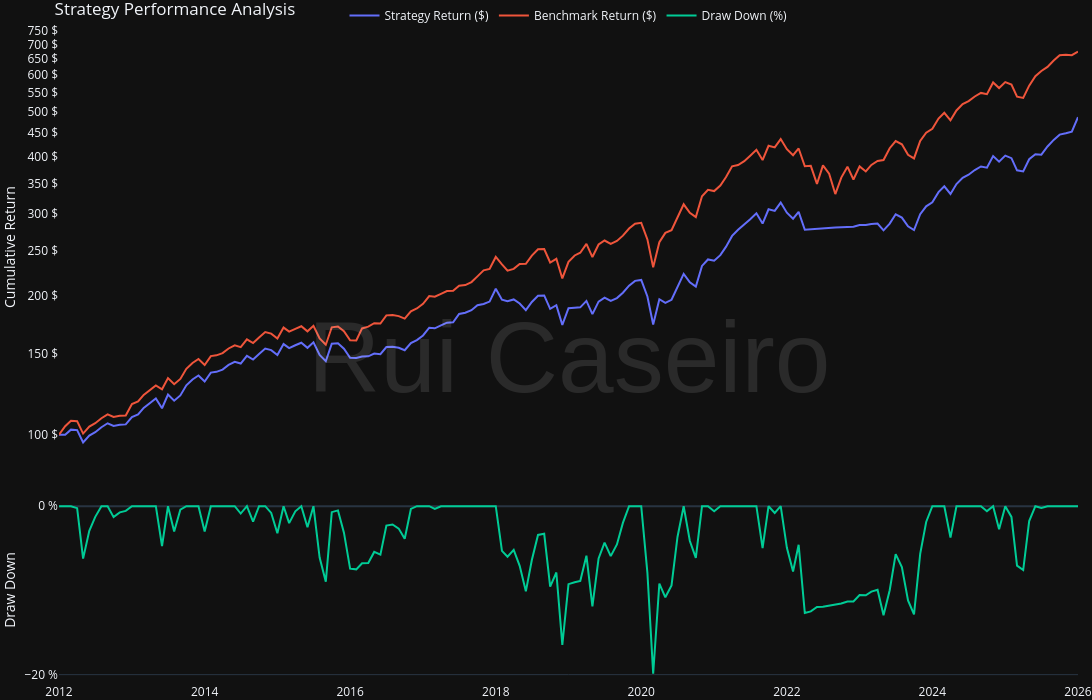

Notebook cell for this chart:
### Markdown cell above
#### Returns Analysis

### Code cell
main.plot_strategy_performance(os_result.returns, os_result.benchmark)

### Figure 1 — Plotly figure (JSON) as saved in the notebook; plotly's stock layout.template omitted (floating-point values rounded to 4 significant figures; data arrays with more than 128 entries replaced by an {"elided": "..."} marker saying what was removed)
{"data": [{"name": "Strategy Return ($)", "type": "scatter", "x": {"elided": "169 str values"}, "xaxis": "x", "y": {"elided": "169 float values"}, "yaxis": "y"}, {"name": "Benchmark Return ($)", "type": "scatter", "x": {"elided": "169 str values"}, "xaxis": "x", "y": {"elided": "169 float values"}, "yaxis": "y"}, {"name": "Draw Down (%)", "type": "scatter", "x": {"elided": "169 str values"}, "xaxis": "x2", "y": {"elided": "169 float values"}, "yaxis": "y2"}], "layout": {"annotations": [{"font": {"color": "white", "family": "Arial", "size": 100}, "opacity": 0.1, "showarrow": false, "text": "Rui Caseiro", "textangle": 0, "x": 0.5, "xref": "paper", "y": 0.5, "yref": "paper"}], "height": 700, "hovermode": "x unified", "legend": {"orientation": "h", "x": 0.5, "xanchor": "center", "y": 1, "yanchor": "bottom"}, "showlegend": true, "title": {"text": "Strategy Performance Analysis"}, "width": 1200, "xaxis": {"anchor": "y", "domain": [0, 1], "matches": "x2", "mirror": true, "rangeslider": {"visible": false}, "showgrid": false, "showline": false, "showticklabels": false, "zeroline": false}, "xaxis2": {"anchor": "y2", "domain": [0, 1], "rangeslider": {"visible": false}, "showgrid": false}, "yaxis": {"anchor": "x", "domain": [0.335, 1.0], "mirror": true, "showgrid": false, "showline": false, "ticksuffix": " $", "title": {"text": "Cumulative Return"}, "type": "log", "zeroline": false}, "yaxis2": {"anchor": "x2", "domain": [0, 0.285], "dtick": 20, "mirror": true, "showgrid": true, "showline": false, "ticksuffix": " %", "title": {"text": "Draw Down"}, "zeroline": true}}}
